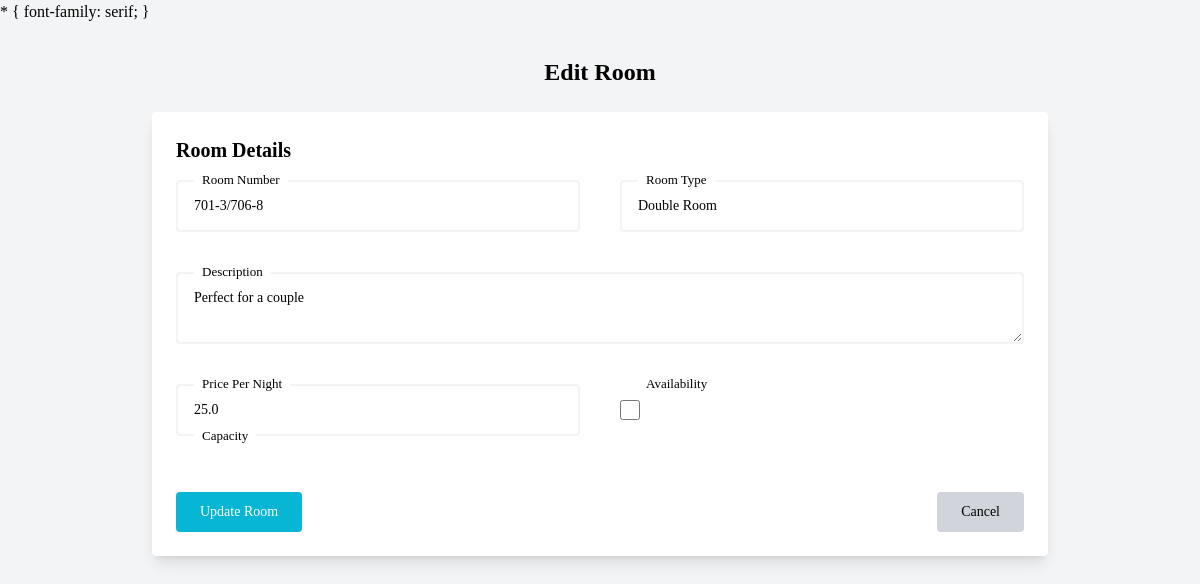
Screenshot of /admin/rooms/edit/1 (signed in) with the database file from the repository.
### tables this page shows
CREATE TABLE Rooms (
    roomID INTEGER PRIMARY KEY,
    room_number VARCHAR(50),
    room_type VARCHAR(100),
    description TEXT,
    price_per_night REAL,
    availability BOOLEAN,
    capacity INTEGER
);

### main.py (the view, shortened to what this page needs)
@app.route('/admin/rooms/edit/<int:room_id>', methods=['GET', 'POST'])
def edit_room(room_id):
    if not session.get('is_admin'):
        flash('Unauthorized access. Admins only!', 'error')
        return redirect(url_for('login'))
    conn = get_db_connection()
    cursor = conn.cursor()
    cursor.execute('SELECT * FROM Rooms WHERE roomID = ?', (room_id,))
    room = cursor.fetchone()
    if not room:
        flash('Room not found!', 'error')
        return redirect(url_for('admin_rooms'))
    conn.close()
    return render_template('edit_room.html', room=room)

### main.py (called while the page is built)
def get_db_connection():
    conn = sqlite3.connect('hotel_management.db')
    conn.row_factory = sqlite3.Row
    return conn

### templates/edit_room.html (shortened to what this page needs)
<!DOCTYPE html>
<html lang="en">
<head>
    <link href="{{ url_for('static', filename='output.css') }}" rel="stylesheet">
</head>
<body class="bg-gray-100 font-serif">
<h1 class="text-2xl font-bold text-center mt-8">Edit Room</h1>
<form method="POST" class="m-6 max-w-4xl mx-auto bg-white p-6 rounded shadow-lg">
    <h2 class="text-xl font-semibold mb-4">Room Details</h2>
    <div class="grid sm:grid-cols-2 gap-10">
        <div class="relative flex items-center">
            <label class="text-[13px] bg-white text-black absolute px-2 top-[-10px] left-[18px]">Room Number</label>
            <input type="text" name="room_number" value="{{ room['room_number'] }}" required
                   class="px-4 py-3.5 bg-white text-black w-full text-sm border-2 border-gray-100 focus:border-blue-500 rounded outline-none" />
        </div>
        <div class="relative flex items-center">
            <label class="text-[13px] bg-white text-black absolute px-2 top-[-10px] left-[18px]">Room Type</label>
            <input type="text" name="room_type" value="{{ room['room_type'] }}" required
                   class="px-4 py-3.5 bg-white text-black w-full text-sm border-2 border-gray-100 focus:border-blue-500 rounded outline-none" />
        </div>
        <div class="relative flex items-center col-span-2">
            <label class="text-[13px] bg-white text-black absolute px-2 top-[-10px] left-[18px]">Description</label>
            <textarea name="description" class="px-4 py-3.5 bg-white text-black w-full text-sm border-2 border-gray-100 focus:border-blue-500 rounded outline-none">{{ room['description'] }}</textarea>
        </div>
        <div class="relative flex items-center">
            <label class="text-[13px] bg-white text-black absolute px-2 top-[-10px] left-[18px]">Price Per Night</label>
            <input type="number" step="0.01" name="price_per_night" value="{{ room['price_per_night'] }}" required
                   class="px-4 py-3.5 bg-white text-black w-full text-sm border-2 border-gray-100 focus:border-blue-500 rounded outline-none" />
        </div>
        <div class="relative flex items-center">
            <label class="text-[13px] bg-white text-black absolute px-2 top-[-10px] left-[18px]">Availability</label>
            <input type="checkbox" name="availability" {% if room['availability'] %} checked {% endif %}
                   class="h-5 w-5 border-2 focus:ring-blue-500 focus:border-blue-500" />
        </div>
    </div>
      <div class="relative flex items-center">
     <label class="text-[13px] bg-white text-black absolute px-2 top-[-10px] left-[18px]">Capacity</label>
      <input type="number" id="capacity" name="capacity" required>
      </div>
    <div class="mt-8 flex justify-between">
        <button type="submit"
                class="px-6 py-2.5 text-sm bg-cyan-500 text-white rounded hover:bg-gray-300 transition-all">Update Room</button>
        <a href="{{ url_for('admin_rooms') }}"
           class="px-6 py-2.5 text-sm bg-gray-300 text-black rounded hover:bg-gray-400 transition-all">Cancel</a>
    </div>
</form>
</body>
</html>

### rows the page displays
Rooms: room_number "701-3/706-8", room_type "Double Room", description "Perfect for a couple", price_per_night "25.0"
